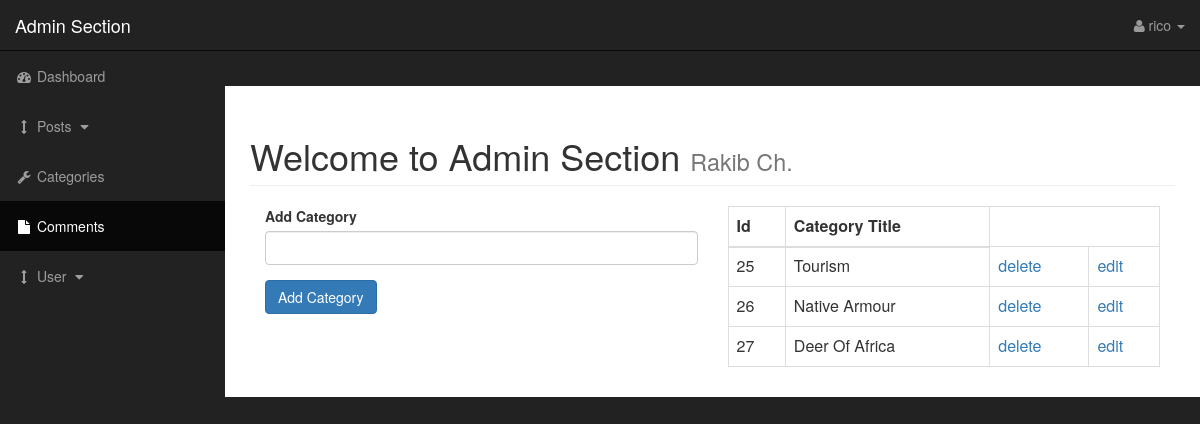
/admin/categories.php (signed in), run on the app's committed database.
### tables this page shows
CREATE TABLE `categories` (
  `cat_id` int(10) NOT NULL,
  `cat_title` varchar(255) NOT NULL
);

### admin/function.php (the view, shortened to what this page needs)
<?php
function find_all_categories(){
     global $connection;
     $query="SELECT * FROM categories";
     $select_catagoreies=mysqli_query($connection,$query);
     while($row=mysqli_fetch_assoc($select_catagoreies))
     {
        $cat_id=$row['cat_id'];
        $cat_title=$row['cat_title'];
        echo "<tr>";
        echo "<td>{$cat_id}</td>";
        echo "<td>{$cat_title}</td>";
        echo "<td><a href='categories.php?delete={$cat_id}'>delete</a></td>";
        echo "<td><a href='categories.php?edit={$cat_id}'>edit</a></td>";
        echo "</tr>";
      }
}
?>

### admin/css/sb-admin.css (style rules this page uses)
body { margin-top: 100px; background-color: #222; }
@media (min-width:768px) { body { margin-top: 50px; } }

### data on the page
categories: cat_id "25", cat_title "Tourism"
categories: cat_id "26", cat_title "Native Armour"
categories: cat_id "27", cat_title "Deer Of Africa"

### other printed values
$_SESSION['username'] "rico"
